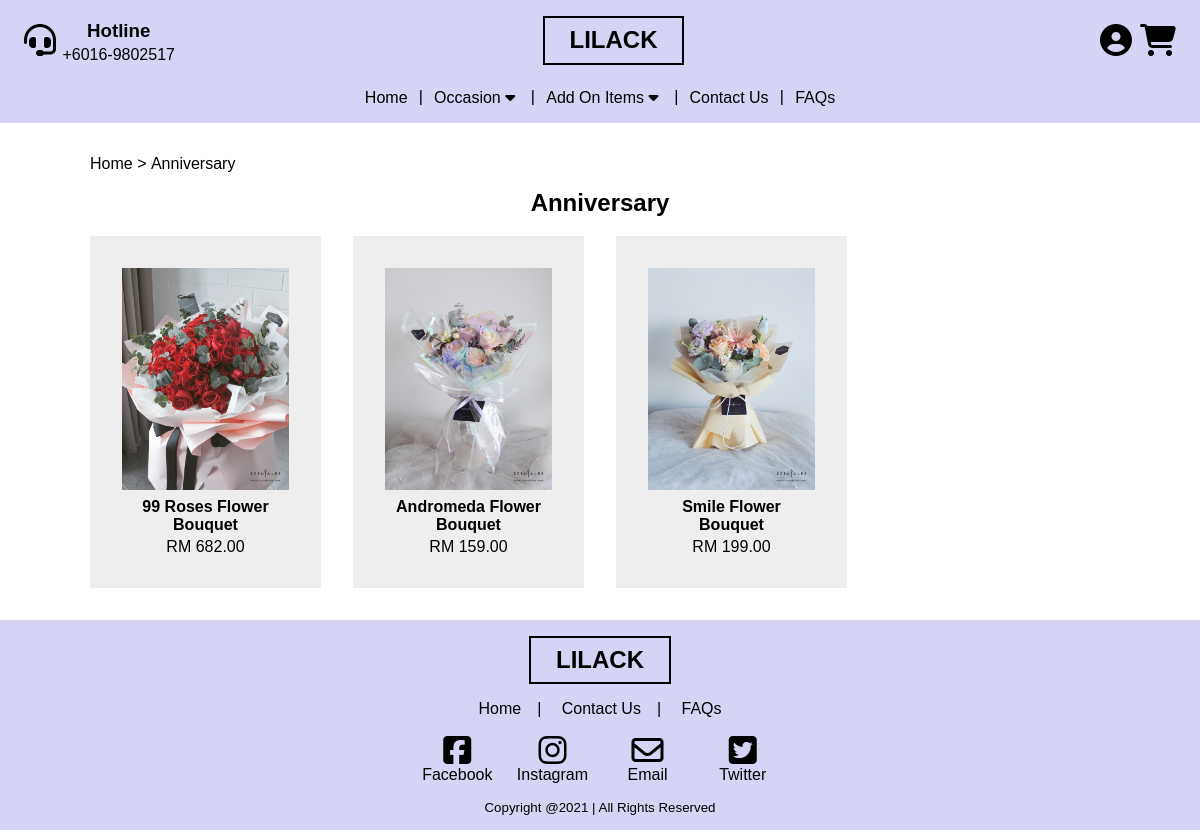
Screenshot of /19062942/productCategory.php?productCategoryID=4 with the database file from the repository.
### tables this page shows
CREATE TABLE `ProductCategory` (
  `productCategoryID` int(8) PRIMARY KEY AUTO_INCREMENT NOT NULL,
  `productTypeID` int(8) NOT NULL,
  `productCategory` varchar(255) UNIQUE  NOT NULL
);

CREATE TABLE `Products` (
  `productID` int(8) PRIMARY KEY AUTO_INCREMENT NOT NULL,
  `productImage` text NOT NULL,
  `productName` varchar(255) NOT NULL,
  `productTypeID` int(8) NOT NULL,
  `productCategoryID` int(8) NOT NULL,
  `productPrice` double(10,2) NOT NULL,
  `forumID` int(8) NOT NULL UNIQUE,
  CONSTRAINT `productNameConstraint` UNIQUE (`productName`),
  CONSTRAINT `forumIDUnique` UNIQUE (`forumID`)
);

### 19062942/includes/dbController.php (called while the page is built)
<?php
class DBController{
    private $servername = "localhost";
    private $user = "ck";
    private $pass = "ck";
    private $databaseName = "19062942";
    private $conn;
    function __construct() {
		$this->conn = $this->connectDB();
	}
	function connectDB() {
		$conn = mysqli_connect($this->servername,$this->user,$this->pass,$this->databaseName);
		return $conn;
	}
    function getConn(){
        return $this->conn;
    }
}
?>

### 19062942/productCategory.php (the view, shortened to what this page needs)
<?php
require_once "includes/dbController.php";
$productCategoryID = $_GET['productCategoryID'];
?>
<html lang="en">
<head>
    <link rel="stylesheet" href="css/breadCrumb.css" />
    <link rel="stylesheet" href="css/productCategories.css" />
</head>
<body>
    <?php require_once "layouts/header.php"; ?>
    <main>
      <section class="container">
        <div class="breadCrumbTrail">
          <ul>
            <li><a href="index.php">Home</a></li>
              <?php
                $query = $db_handler->getConn()->prepare("SELECT * FROM products, productCategory WHERE products.productCategoryID AND productCategory.productCategoryID AND productCategory.productCategoryID = ?");
                $query->bind_param("d", $productCategoryID);
                $query->execute();
                $result = $query->get_result();
                $product_array= $result->fetch_assoc();
                echo "<li><a href='#'>$product_array[productCategory]</a></li>";
              ?>
          </ul>
        </div>
      </section>
      <section class="container">
          <?php
          echo "<h2 class='categoryTitle'>$product_array[productCategory]</h2>";
            echo "<div class='products'>";
            $query = $db_handler->getConn()->prepare("SELECT * FROM products WHERE productCategoryID = ? ORDER BY productID ASC");
            $query->bind_param("d", $productCategoryID);
            $query->execute();
            $result = $query->get_result();
            if (!empty($result)) {
                while($product_array = $result->fetch_assoc()){
                    $productID = $product_array['productID'];
                    $productImageUrl = $product_array['productImage'];
                    $productName = $product_array['productName'];
                    echo "<a href='singleProduct.php?productID=$productID' class='product'>";
                    echo "<img src='$productImageUrl' class='productImage'>";
                    echo "<h3>" . $productName . "</h3>";
                    echo "<span>RM " . number_format($product_array['productPrice'],2) . "</span>";
                    echo "</a>";
                }
            }
            echo "</div>";
          ?>
      </section>
    </main>
    <?php require_once "layouts/footer.php"; ?>
</body>
</html>

### 19062942/css/breadCrumb.css (style rules this page uses)
.breadCrumbTrail li { display: inline-block; }
.breadCrumbTrail li::after { content: " > "; }
.breadCrumbTrail li:last-child::after { content: none; }

### 19062942/css/productCategories.css (style rules this page uses)
.products { display: grid; grid-template-columns: repeat(4, 1fr); place-items: center; gap: 2em; }
.product { text-align: center; padding: 2em; background: #eee; max-height: 370px; }
.product h3 { font-size: 1rem; margin: 0.5em 0 0.2em; }
.productImage { width: 100%; max-width: 200px; max-height: 250px; }

### 19062942/css/general.css (style rules this page uses)
:root { --clr-black: #000; --clr-gray: #555; --clr-primary: #d5d4f5; --clr-secondary: #E9E9FA; --clr-tertiary: #9900cc; --clr-background: #faf4fc; }
*, *::before, *::after { box-sizing: border-box; scroll-behavior: smooth; }
html { scroll-behavior: smooth; }
body { margin: 0; padding: 0; background: var(--clr-secobackgroundndary); font-family: sans-serif; }
ul { list-style-type: none; margin: 0; padding: 0; }
a { text-decoration: none; color: var(--clr-black); cursor: pointer; }
main { padding-block: 1.5em; }
section { padding: 0.5em 0 0.5em; }
.container { width: 85%; margin: 0 auto; }
.categoryTitle { margin-top: 0; margin-bottom: 0.8em; text-align: center; }
.productImage { width: 100%; max-width: 200px; }

### rows the page displays
productcategory: productCategory "Anniversary"
products: productImage (picture), productName "99 Roses Flower Bouquet", productPrice "682.00"
products: productImage (picture), productName "Andromeda Flower Bouquet", productPrice "159.00"
products: productImage (picture), productName "Smile Flower Bouquet", productPrice "199.00"
